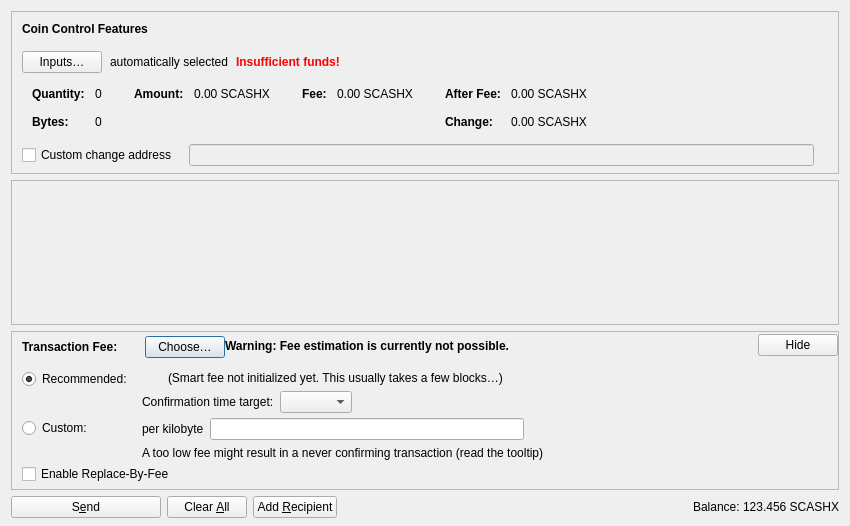
<?xml version="1.0" encoding="UTF-8"?>
<ui version="4.0">
 <class>SendCoinsDialog</class>
 <widget class="QDialog" name="SendCoinsDialog">
  <property name="geometry">
   <rect>
    <x>0</x>
    <y>0</y>
    <width>850</width>
    <height>526</height>
   </rect>
  </property>
  <property name="windowTitle">
   <string>Send Coins</string>
  </property>
  <layout class="QVBoxLayout" name="verticalLayout" stretch="0,1,0,0">
   <property name="bottomMargin">
    <number>8</number>
   </property>
   <item>
    <widget class="QFrame" name="frameCoinControl">
     <property name="sizePolicy">
      <sizepolicy hsizetype="Expanding" vsizetype="Expanding">
       <horstretch>0</horstretch>
       <verstretch>0</verstretch>
      </sizepolicy>
     </property>
     <property name="maximumSize">
      <size>
       <width>16777215</width>
       <height>16777215</height>
      </size>
     </property>
     <property name="frameShape">
      <enum>QFrame::StyledPanel</enum>
     </property>
     <property name="frameShadow">
      <enum>QFrame::Sunken</enum>
     </property>
     <layout class="QVBoxLayout" name="verticalLayoutCoinControl2">
      <property name="spacing">
       <number>0</number>
      </property>
      <property name="leftMargin">
       <number>0</number>
      </property>
      <property name="topMargin">
       <number>0</number>
      </property>
      <property name="rightMargin">
       <number>0</number>
      </property>
      <property name="bottomMargin">
       <number>6</number>
      </property>
      <item>
       <layout class="QVBoxLayout" name="verticalLayoutCoinControl" stretch="0,0,0,0,1">
        <property name="spacing">
         <number>0</number>
        </property>
        <property name="leftMargin">
         <number>10</number>
        </property>
        <property name="topMargin">
         <number>10</number>
        </property>
        <item>
         <layout class="QHBoxLayout" name="horizontalLayoutCoinControl1">
          <property name="bottomMargin">
           <number>15</number>
          </property>
          <item>
           <widget class="QLabel" name="labelCoinControlFeatures">
            <property name="sizePolicy">
             <sizepolicy hsizetype="Preferred" vsizetype="Maximum">
              <horstretch>0</horstretch>
              <verstretch>0</verstretch>
             </sizepolicy>
            </property>
            <property name="font">
             <font>
              <weight>75</weight>
              <bold>true</bold>
             </font>
            </property>
            <property name="styleSheet">
             <string notr="true">font-weight:bold;</string>
            </property>
            <property name="text">
             <string>Coin Control Features</string>
            </property>
           </widget>
          </item>
         </layout>
        </item>
        <item>
         <layout class="QHBoxLayout" name="horizontalLayoutCoinControl2" stretch="0,0,0,0">
          <property name="spacing">
           <number>8</number>
          </property>
          <property name="bottomMargin">
           <number>10</number>
          </property>
          <item>
           <widget class="QPushButton" name="pushButtonCoinControl">
            <property name="styleSheet">
             <string notr="true"/>
            </property>
            <property name="text">
             <string>Inputs…</string>
            </property>
            <property name="autoDefault">
             <bool>false</bool>
            </property>
           </widget>
          </item>
          <item>
           <widget class="QLabel" name="labelCoinControlAutomaticallySelected">
            <property name="text">
             <string>automatically selected</string>
            </property>
            <property name="margin">
             <number>5</number>
            </property>
           </widget>
          </item>
          <item>
           <widget class="QLabel" name="labelCoinControlInsuffFunds">
            <property name="font">
             <font>
              <weight>75</weight>
              <bold>true</bold>
             </font>
            </property>
            <property name="styleSheet">
             <string notr="true">color:red;font-weight:bold;</string>
            </property>
            <property name="text">
             <string>Insufficient funds!</string>
            </property>
            <property name="margin">
             <number>5</number>
            </property>
           </widget>
          </item>
          <item>
           <spacer name="horizontalSpacerCoinControl">
            <property name="orientation">
             <enum>Qt::Horizontal</enum>
            </property>
            <property name="sizeHint" stdset="0">
             <size>
              <width>40</width>
              <height>1</height>
             </size>
            </property>
           </spacer>
          </item>
         </layout>
        </item>
        <item>
         <widget class="QWidget" name="widgetCoinControl" native="true">
          <property name="sizePolicy">
           <sizepolicy hsizetype="Preferred" vsizetype="Preferred">
            <horstretch>0</horstretch>
            <verstretch>0</verstretch>
           </sizepolicy>
          </property>
          <property name="minimumSize">
           <size>
            <width>0</width>
            <height>0</height>
           </size>
          </property>
          <property name="styleSheet">
           <string notr="true"/>
          </property>
          <layout class="QHBoxLayout" name="horizontalLayoutCoinControl5">
           <property name="leftMargin">
            <number>0</number>
           </property>
           <property name="topMargin">
            <number>0</number>
           </property>
           <property name="rightMargin">
            <number>0</number>
           </property>
           <property name="bottomMargin">
            <number>0</number>
           </property>
           <item>
            <layout class="QHBoxLayout" name="horizontalLayoutCoinControl3" stretch="0,0,0,1">
             <property name="spacing">
              <number>20</number>
             </property>
             <property name="topMargin">
              <number>0</number>
             </property>
             <property name="bottomMargin">
              <number>10</number>
             </property>
             <item>
              <layout class="QFormLayout" name="formLayoutCoinControl1">
               <property name="labelAlignment">
                <set>Qt::AlignLeft|Qt::AlignVCenter</set>
               </property>
               <property name="horizontalSpacing">
                <number>10</number>
               </property>
               <property name="verticalSpacing">
                <number>14</number>
               </property>
               <property name="leftMargin">
                <number>10</number>
               </property>
               <property name="topMargin">
                <number>4</number>
               </property>
               <property name="rightMargin">
                <number>6</number>
               </property>
               <item row="0" column="0">
                <widget class="QLabel" name="labelCoinControlQuantityText">
                 <property name="font">
                  <font>
                   <weight>75</weight>
                   <bold>true</bold>
                  </font>
                 </property>
                 <property name="text">
                  <string>Quantity:</string>
                 </property>
                 <property name="margin">
                  <number>0</number>
                 </property>
                </widget>
               </item>
               <item row="0" column="1">
                <widget class="QLabel" name="labelCoinControlQuantity">
                 <property name="cursor">
                  <cursorShape>IBeamCursor</cursorShape>
                 </property>
                 <property name="contextMenuPolicy">
                  <enum>Qt::ActionsContextMenu</enum>
                 </property>
                 <property name="text">
                  <string notr="true">0</string>
                 </property>
                 <property name="margin">
                  <number>0</number>
                 </property>
                 <property name="textInteractionFlags">
                  <set>Qt::LinksAccessibleByMouse|Qt::TextSelectableByKeyboard|Qt::TextSelectableByMouse</set>
                 </property>
                </widget>
               </item>
               <item row="1" column="0">
                <widget class="QLabel" name="labelCoinControlBytesText">
                 <property name="font">
                  <font>
                   <weight>75</weight>
                   <bold>true</bold>
                  </font>
                 </property>
                 <property name="text">
                  <string>Bytes:</string>
                 </property>
                </widget>
               </item>
               <item row="1" column="1">
                <widget class="QLabel" name="labelCoinControlBytes">
                 <property name="cursor">
                  <cursorShape>IBeamCursor</cursorShape>
                 </property>
                 <property name="contextMenuPolicy">
                  <enum>Qt::ActionsContextMenu</enum>
                 </property>
                 <property name="text">
                  <string notr="true">0</string>
                 </property>
                 <property name="textInteractionFlags">
                  <set>Qt::LinksAccessibleByMouse|Qt::TextSelectableByKeyboard|Qt::TextSelectableByMouse</set>
                 </property>
                </widget>
               </item>
              </layout>
             </item>
             <item>
              <layout class="QFormLayout" name="formLayoutCoinControl2">
               <property name="horizontalSpacing">
                <number>10</number>
               </property>
               <property name="verticalSpacing">
                <number>14</number>
               </property>
               <property name="leftMargin">
                <number>6</number>
               </property>
               <property name="topMargin">
                <number>4</number>
               </property>
               <property name="rightMargin">
                <number>6</number>
               </property>
               <item row="0" column="0">
                <widget class="QLabel" name="labelCoinControlAmountText">
                 <property name="font">
                  <font>
                   <weight>75</weight>
                   <bold>true</bold>
                  </font>
                 </property>
                 <property name="text">
                  <string>Amount:</string>
                 </property>
                 <property name="margin">
                  <number>0</number>
                 </property>
                </widget>
               </item>
               <item row="0" column="1">
                <widget class="QLabel" name="labelCoinControlAmount">
                 <property name="cursor">
                  <cursorShape>IBeamCursor</cursorShape>
                 </property>
                 <property name="contextMenuPolicy">
                  <enum>Qt::ActionsContextMenu</enum>
                 </property>
                 <property name="text">
                  <string notr="true">0.00 SCASHX</string>
                 </property>
                 <property name="textInteractionFlags">
                  <set>Qt::LinksAccessibleByMouse|Qt::TextSelectableByKeyboard|Qt::TextSelectableByMouse</set>
                 </property>
                </widget>
               </item>
              </layout>
             </item>
             <item>
              <layout class="QFormLayout" name="formLayoutCoinControl3">
               <property name="horizontalSpacing">
                <number>10</number>
               </property>
               <property name="verticalSpacing">
                <number>14</number>
               </property>
               <property name="leftMargin">
                <number>6</number>
               </property>
               <property name="topMargin">
                <number>4</number>
               </property>
               <property name="rightMargin">
                <number>6</number>
               </property>
               <item row="0" column="0">
                <widget class="QLabel" name="labelCoinControlFeeText">
                 <property name="font">
                  <font>
                   <weight>75</weight>
                   <bold>true</bold>
                  </font>
                 </property>
                 <property name="text">
                  <string>Fee:</string>
                 </property>
                 <property name="margin">
                  <number>0</number>
                 </property>
                </widget>
               </item>
               <item row="0" column="1">
                <widget class="QLabel" name="labelCoinControlFee">
                 <property name="cursor">
                  <cursorShape>IBeamCursor</cursorShape>
                 </property>
                 <property name="contextMenuPolicy">
                  <enum>Qt::ActionsContextMenu</enum>
                 </property>
                 <property name="text">
                  <string notr="true">0.00 SCASHX</string>
                 </property>
                 <property name="textInteractionFlags">
                  <set>Qt::LinksAccessibleByMouse|Qt::TextSelectableByKeyboard|Qt::TextSelectableByMouse</set>
                 </property>
                </widget>
               </item>
              </layout>
             </item>
             <item>
              <layout class="QFormLayout" name="formLayoutCoinControl4">
               <property name="labelAlignment">
                <set>Qt::AlignLeft|Qt::AlignVCenter</set>
               </property>
               <property name="horizontalSpacing">
                <number>10</number>
               </property>
               <property name="verticalSpacing">
                <number>14</number>
               </property>
               <property name="leftMargin">
                <number>6</number>
               </property>
               <property name="topMargin">
                <number>4</number>
               </property>
               <property name="rightMargin">
                <number>6</number>
               </property>
               <item row="0" column="0">
                <widget class="QLabel" name="labelCoinControlAfterFeeText">
                 <property name="font">
                  <font>
                   <weight>75</weight>
                   <bold>true</bold>
                  </font>
                 </property>
                 <property name="text">
                  <string>After Fee:</string>
                 </property>
                 <property name="margin">
                  <number>0</number>
                 </property>
                </widget>
               </item>
               <item row="0" column="1">
                <widget class="QLabel" name="labelCoinControlAfterFee">
                 <property name="cursor">
                  <cursorShape>IBeamCursor</cursorShape>
                 </property>
                 <property name="contextMenuPolicy">
                  <enum>Qt::ActionsContextMenu</enum>
                 </property>
                 <property name="text">
                  <string notr="true">0.00 SCASHX</string>
                 </property>
                 <property name="textInteractionFlags">
                  <set>Qt::LinksAccessibleByMouse|Qt::TextSelectableByKeyboard|Qt::TextSelectableByMouse</set>
                 </property>
                </widget>
               </item>
               <item row="1" column="0">
                <widget class="QLabel" name="labelCoinControlChangeText">
                 <property name="font">
                  <font>
                   <weight>75</weight>
                   <bold>true</bold>
                  </font>
                 </property>
                 <property name="text">
                  <string>Change:</string>
                 </property>
                </widget>
               </item>
               <item row="1" column="1">
                <widget class="QLabel" name="labelCoinControlChange">
                 <property name="cursor">
                  <cursorShape>IBeamCursor</cursorShape>
                 </property>
                 <property name="contextMenuPolicy">
                  <enum>Qt::ActionsContextMenu</enum>
                 </property>
                 <property name="text">
                  <string notr="true">0.00 SCASHX</string>
                 </property>
                 <property name="textInteractionFlags">
                  <set>Qt::LinksAccessibleByMouse|Qt::TextSelectableByKeyboard|Qt::TextSelectableByMouse</set>
                 </property>
                </widget>
               </item>
              </layout>
             </item>
            </layout>
           </item>
          </layout>
         </widget>
        </item>
        <item>
         <layout class="QHBoxLayout" name="horizontalLayoutCoinControl4" stretch="0,0,0">
          <property name="spacing">
           <number>12</number>
          </property>
          <property name="sizeConstraint">
           <enum>QLayout::SetDefaultConstraint</enum>
          </property>
          <property name="topMargin">
           <number>5</number>
          </property>
          <property name="rightMargin">
           <number>5</number>
          </property>
          <item>
           <widget class="QCheckBox" name="checkBoxCoinControlChange">
            <property name="toolTip">
             <string>If this is activated, but the change address is empty or invalid, change will be sent to a newly generated address.</string>
            </property>
            <property name="text">
             <string>Custom change address</string>
            </property>
           </widget>
          </item>
          <item>
           <widget class="QValidatedLineEdit" name="lineEditCoinControlChange">
            <property name="enabled">
             <bool>false</bool>
            </property>
            <property name="sizePolicy">
             <sizepolicy hsizetype="Expanding" vsizetype="Fixed">
              <horstretch>0</horstretch>
              <verstretch>0</verstretch>
             </sizepolicy>
            </property>
           </widget>
          </item>
          <item>
           <widget class="QLabel" name="labelCoinControlChangeLabel">
            <property name="sizePolicy">
             <sizepolicy hsizetype="Preferred" vsizetype="Expanding">
              <horstretch>0</horstretch>
              <verstretch>0</verstretch>
             </sizepolicy>
            </property>
            <property name="minimumSize">
             <size>
              <width>0</width>
              <height>0</height>
             </size>
            </property>
            <property name="text">
             <string/>
            </property>
            <property name="margin">
             <number>3</number>
            </property>
           </widget>
          </item>
         </layout>
        </item>
        <item>
         <spacer name="verticalSpacerCoinControl">
          <property name="orientation">
           <enum>Qt::Vertical</enum>
          </property>
          <property name="sizeHint" stdset="0">
           <size>
            <width>800</width>
            <height>1</height>
           </size>
          </property>
         </spacer>
        </item>
       </layout>
      </item>
     </layout>
    </widget>
   </item>
   <item>
    <widget class="QScrollArea" name="scrollArea">
     <property name="widgetResizable">
      <bool>true</bool>
     </property>
     <widget class="QWidget" name="scrollAreaWidgetContents">
      <property name="geometry">
       <rect>
        <x>0</x>
        <y>0</y>
        <width>830</width>
        <height>104</height>
       </rect>
      </property>
      <layout class="QVBoxLayout" name="verticalLayout_2" stretch="0,1">
       <property name="leftMargin">
        <number>0</number>
       </property>
       <property name="topMargin">
        <number>0</number>
       </property>
       <property name="rightMargin">
        <number>0</number>
       </property>
       <property name="bottomMargin">
        <number>0</number>
       </property>
       <item>
        <layout class="QVBoxLayout" name="entries">
         <property name="spacing">
          <number>6</number>
         </property>
        </layout>
       </item>
       <item>
        <spacer name="verticalSpacer">
         <property name="orientation">
          <enum>Qt::Vertical</enum>
         </property>
         <property name="sizeHint" stdset="0">
          <size>
           <width>20</width>
           <height>40</height>
          </size>
         </property>
        </spacer>
       </item>
      </layout>
     </widget>
    </widget>
   </item>
   <item>
    <widget class="QFrame" name="frameFee">
     <property name="sizePolicy">
      <sizepolicy hsizetype="Expanding" vsizetype="Expanding">
       <horstretch>0</horstretch>
       <verstretch>0</verstretch>
      </sizepolicy>
     </property>
     <property name="maximumSize">
      <size>
       <width>16777215</width>
       <height>16777215</height>
      </size>
     </property>
     <property name="frameShape">
      <enum>QFrame::StyledPanel</enum>
     </property>
     <property name="frameShadow">
      <enum>QFrame::Sunken</enum>
     </property>
     <layout class="QVBoxLayout" name="verticalLayoutFee1">
      <property name="spacing">
       <number>0</number>
      </property>
      <property name="leftMargin">
       <number>0</number>
      </property>
      <property name="topMargin">
       <number>0</number>
      </property>
      <property name="rightMargin">
       <number>0</number>
      </property>
      <property name="bottomMargin">
       <number>0</number>
      </property>
      <item>
       <layout class="QVBoxLayout" name="verticalLayoutFee2" stretch="0,0,0">
        <property name="spacing">
         <number>0</number>
        </property>
        <property name="leftMargin">
         <number>10</number>
        </property>
        <property name="topMargin">
         <number>0</number>
        </property>
        <item>
         <layout class="QHBoxLayout" name="horizontalLayoutFee1">
          <property name="bottomMargin">
           <number>0</number>
          </property>
          <item>
           <layout class="QVBoxLayout" name="verticalLayoutFee7">
            <property name="spacing">
             <number>0</number>
            </property>
            <item>
             <spacer name="verticalSpacerSmartFee">
              <property name="orientation">
               <enum>Qt::Vertical</enum>
              </property>
              <property name="sizeType">
               <enum>QSizePolicy::Fixed</enum>
              </property>
              <property name="sizeHint" stdset="0">
               <size>
                <width>1</width>
                <height>4</height>
               </size>
              </property>
             </spacer>
            </item>
            <item>
             <layout class="QHBoxLayout" name="horizontalLayoutSmartFee">
              <property name="spacing">
               <number>10</number>
              </property>
              <item>
               <widget class="QLabel" name="labelFeeHeadline">
                <property name="sizePolicy">
                 <sizepolicy hsizetype="Preferred" vsizetype="Maximum">
                  <horstretch>0</horstretch>
                  <verstretch>0</verstretch>
                 </sizepolicy>
                </property>
                <property name="font">
                 <font>
                  <weight>75</weight>
                  <bold>true</bold>
                 </font>
                </property>
                <property name="styleSheet">
                 <string notr="true">font-weight:bold;</string>
                </property>
                <property name="text">
                 <string>Transaction Fee:</string>
                </property>
               </widget>
              </item>
              <item>
               <widget class="QLabel" name="labelFeeMinimized">
                <property name="text">
                 <string/>
                </property>
               </widget>
              </item>
              <item>
               <widget class="QPushButton" name="buttonChooseFee">
                <property name="text">
                 <string>Choose…</string>
                </property>
               </widget>
              </item>
             </layout>
            </item>
            <item>
             <spacer name="verticalSpacer_5">
              <property name="orientation">
               <enum>Qt::Vertical</enum>
              </property>
              <property name="sizeHint" stdset="0">
               <size>
                <width>1</width>
                <height>1</height>
               </size>
              </property>
             </spacer>
            </item>
           </layout>
          </item>
          <item>
           <widget class="QLabel" name="fallbackFeeWarningLabel">
            <property name="toolTip">
             <string>Using the fallbackfee can result in sending a transaction that will take several hours or days (or never) to confirm. Consider choosing your fee manually or wait until you have validated the complete chain.</string>
            </property>
            <property name="font">
            <font>
                <weight>75</weight>
                <bold>true</bold>
            </font>
            </property>
            <property name="text">
             <string>Warning: Fee estimation is currently not possible.</string>
            </property>
            <property name="wordWrap">
             <bool>false</bool>
            </property>
           </widget>
          </item>
          <item>
           <spacer name="horizontalSpacer_4">
            <property name="orientation">
             <enum>Qt::Horizontal</enum>
            </property>
            <property name="sizeType">
             <enum>QSizePolicy::MinimumExpanding</enum>
            </property>
            <property name="sizeHint" stdset="0">
             <size>
              <width>40</width>
              <height>20</height>
             </size>
            </property>
           </spacer>
          </item>
          <item>
           <widget class="QPushButton" name="buttonMinimizeFee">
            <property name="toolTip">
             <string>Hide transaction fee settings</string>
            </property>
            <property name="text">
             <string>Hide</string>
            </property>
           </widget>
          </item>
         </layout>
        </item>
        <item>
         <widget class="QFrame" name="frameFeeSelection">
          <layout class="QVBoxLayout" name="verticalLayoutFee12">
           <property name="spacing">
            <number>0</number>
           </property>
           <property name="leftMargin">
            <number>0</number>
           </property>
           <property name="topMargin">
            <number>0</number>
           </property>
           <property name="rightMargin">
            <number>0</number>
           </property>
           <property name="bottomMargin">
            <number>0</number>
           </property>
           <item>
            <layout class="QGridLayout" name="gridLayoutFee">
             <property name="topMargin">
              <number>10</number>
             </property>
             <property name="bottomMargin">
              <number>4</number>
             </property>
             <property name="horizontalSpacing">
              <number>10</number>
             </property>
             <property name="verticalSpacing">
              <number>4</number>
             </property>
             <item row="1" column="1">
              <layout class="QVBoxLayout" name="verticalLayoutFee8">
               <property name="spacing">
                <number>6</number>
               </property>
               <item>
                <layout class="QHBoxLayout" name="horizontalLayoutFee13">
                 <item>
                  <widget class="QLabel" name="labelCustomPerKilobyte">
                   <property name="toolTip">
                    <string>Specify a custom fee per kB (1,000 bytes) of the transaction's virtual size.

Note:  Since the fee is calculated on a per-byte basis, a fee rate of "100 satoshis per kvB" for a transaction size of 500 virtual bytes (half of 1 kvB) would ultimately yield a fee of only 50 satoshis.</string>
                   </property>
                   <property name="text">
                    <string>per kilobyte</string>
                   </property>
                  </widget>
                 </item>
                 <item>
                  <widget class="BitcoinAmountField" name="customFee"/>
                 </item>
                 <item>
                  <spacer name="horizontalSpacer_6">
                   <property name="orientation">
                    <enum>Qt::Horizontal</enum>
                   </property>
                   <property name="sizeHint" stdset="0">
                    <size>
                     <width>1</width>
                     <height>1</height>
                    </size>
                   </property>
                  </spacer>
                 </item>
                </layout>
               </item>
               <item>
                <layout class="QHBoxLayout" name="horizontalLayoutFee8">
                 <item>
                  <widget class="QLabel" name="labelCustomFeeWarning">
                   <property name="enabled">
                    <bool>true</bool>
                   </property>
                   <property name="toolTip">
                    <string>When there is less transaction volume than space in the blocks, miners as well as relaying nodes may enforce a minimum fee. Paying only this minimum fee is just fine, but be aware that this can result in a never confirming transaction once there is more demand for bitcoin transactions than the network can process.</string>
                   </property>
                   <property name="text">
                    <string>A too low fee might result in a never confirming transaction (read the tooltip)</string>
                   </property>
                  </widget>
                 </item>
                 <item>
                  <spacer name="horizontalSpacer_2">
                   <property name="orientation">
                    <enum>Qt::Horizontal</enum>
                   </property>
                   <property name="sizeHint" stdset="0">
                    <size>
                     <width>1</width>
                     <height>1</height>
                    </size>
                   </property>
                  </spacer>
                 </item>
                </layout>
               </item>
              </layout>
             </item>
             <item row="0" column="0">
              <layout class="QVBoxLayout" name="verticalLayoutFee4" stretch="0,1">
               <item>
                <widget class="QRadioButton" name="radioSmartFee">
                 <property name="text">
                  <string>Recommended:</string>
                 </property>
                 <property name="checked">
                  <bool>true</bool>
                 </property>
                 <attribute name="buttonGroup">
                  <string notr="true">groupFee</string>
                 </attribute>
                </widget>
               </item>
               <item>
                <spacer name="verticalSpacer_2">
                 <property name="orientation">
                  <enum>Qt::Vertical</enum>
                 </property>
                 <property name="sizeHint" stdset="0">
                  <size>
                   <width>1</width>
                   <height>1</height>
                  </size>
                 </property>
                </spacer>
               </item>
              </layout>
             </item>
             <item row="1" column="0">
              <layout class="QVBoxLayout" name="verticalLayoutFee9" stretch="0,1">
               <item>
                <widget class="QRadioButton" name="radioCustomFee">
                 <property name="text">
                  <string>Custom:</string>
                 </property>
                 <attribute name="buttonGroup">
                  <string notr="true">groupFee</string>
                 </attribute>
                </widget>
               </item>
               <item>
                <spacer name="verticalSpacer_6">
                 <property name="orientation">
                  <enum>Qt::Vertical</enum>
                 </property>
                 <property name="sizeHint" stdset="0">
                  <size>
                   <width>1</width>
                   <height>1</height>
                  </size>
                 </property>
                </spacer>
               </item>
              </layout>
             </item>
             <item row="0" column="1">
              <layout class="QVBoxLayout" name="verticalLayoutFee3" stretch="0,0,1">
               <property name="spacing">
                <number>6</number>
               </property>
               <property name="topMargin">
                <number>2</number>
               </property>
               <item>
                <layout class="QHBoxLayout" name="horizontalLayoutFee12">
                 <item>
                  <widget class="QLabel" name="labelSmartFee">
                   <property name="text">
                    <string/>
                   </property>
                  </widget>
                 </item>
                 <item>
                  <widget class="QLabel" name="labelFeeEstimation">
                   <property name="text">
                    <string/>
                   </property>
                  </widget>
                 </item>
                 <item>
                  <widget class="QLabel" name="labelSmartFee2">
                   <property name="text">
                    <string>(Smart fee not initialized yet. This usually takes a few blocks…)</string>
                   </property>
                  </widget>
                 </item>
                 <item>
                  <spacer name="horizontalSpacer_5">
                   <property name="orientation">
                    <enum>Qt::Horizontal</enum>
                   </property>
                   <property name="sizeHint" stdset="0">
                    <size>
                     <width>1</width>
                     <height>1</height>
                    </size>
                   </property>
                  </spacer>
                 </item>
                </layout>
               </item>
               <item>
                <layout class="QHBoxLayout" name="horizontalLayoutFee9">
                 <item>
                  <layout class="QVBoxLayout" name="verticalLayoutFee6">
                   <item>
                    <widget class="QLabel" name="labelSmartFee3">
                     <property name="text">
                      <string>Confirmation time target:</string>
                     </property>
                    </widget>
                   </item>
                  </layout>
                 </item>
                 <item>
                  <layout class="QVBoxLayout" name="verticalLayoutFee5">
                   <property name="rightMargin">
                    <number>30</number>
                   </property>
                   <item>
                    <layout class="QHBoxLayout" name="horizontalLayoutConfTarget">
                     <property name="bottomMargin">
                      <number>0</number>
                     </property>
                     <item>
                      <widget class="QComboBox" name="confTargetSelector"/>
                     </item>
                     <item>
                      <spacer name="horizontalSpacerConfTarget">
                       <property name="orientation">
                        <enum>Qt::Horizontal</enum>
                       </property>
                       <property name="sizeHint" stdset="0">
                        <size>
                         <width>40</width>
                         <height>20</height>
                        </size>
                       </property>
                      </spacer>
                     </item>
                    </layout>
                   </item>
                  </layout>
                 </item>
                </layout>
               </item>
               <item>
                <spacer name="verticalSpacer_4">
                 <property name="orientation">
                  <enum>Qt::Vertical</enum>
                 </property>
                 <property name="sizeHint" stdset="0">
                  <size>
                   <width>1</width>
                   <height>1</height>
                  </size>
                 </property>
                </spacer>
               </item>
              </layout>
             </item>
            </layout>
           </item>
           <item>
            <widget class="QCheckBox" name="optInRBF">
             <property name="text">
              <string>Enable Replace-By-Fee</string>
             </property>
             <property name="toolTip">
              <string>With Replace-By-Fee (BIP-125) you can increase a transaction's fee after it is sent. Without this, a higher fee may be recommended to compensate for increased transaction delay risk.</string>
             </property>
            </widget>
           </item>
          </layout>
         </widget>
        </item>
        <item>
         <spacer name="verticalSpacerFee">
          <property name="orientation">
           <enum>Qt::Vertical</enum>
          </property>
          <property name="sizeHint" stdset="0">
           <size>
            <width>40</width>
            <height>5</height>
           </size>
          </property>
         </spacer>
        </item>
       </layout>
      </item>
     </layout>
    </widget>
   </item>
   <item>
    <layout class="QHBoxLayout" name="horizontalLayout">
     <item>
      <widget class="QPushButton" name="sendButton">
       <property name="minimumSize">
        <size>
         <width>150</width>
         <height>0</height>
        </size>
       </property>
       <property name="toolTip">
        <string>Confirm the send action</string>
       </property>
       <property name="text">
        <string>S&amp;end</string>
       </property>
       <property name="icon">
        <iconset resource="../bitcoin.qrc">
         <normaloff>:/icons/send</normaloff>:/icons/send</iconset>
       </property>
       <property name="autoDefault">
        <bool>false</bool>
       </property>
       <property name="default">
        <bool>false</bool>
       </property>
      </widget>
     </item>
     <item>
      <widget class="QPushButton" name="clearButton">
       <property name="sizePolicy">
        <sizepolicy hsizetype="Minimum" vsizetype="Fixed">
         <horstretch>0</horstretch>
         <verstretch>0</verstretch>
        </sizepolicy>
       </property>
       <property name="toolTip">
        <string>Clear all fields of the form.</string>
       </property>
       <property name="text">
        <string>Clear &amp;All</string>
       </property>
       <property name="icon">
        <iconset resource="../bitcoin.qrc">
         <normaloff>:/icons/remove</normaloff>:/icons/remove</iconset>
       </property>
       <property name="autoDefault">
        <bool>false</bool>
       </property>
      </widget>
     </item>
     <item>
      <widget class="QPushButton" name="addButton">
       <property name="toolTip">
        <string>Send to multiple recipients at once</string>
       </property>
       <property name="text">
        <string>Add &amp;Recipient</string>
       </property>
       <property name="icon">
        <iconset resource="../bitcoin.qrc">
         <normaloff>:/icons/add</normaloff>:/icons/add</iconset>
       </property>
       <property name="autoDefault">
        <bool>false</bool>
       </property>
      </widget>
     </item>
     <item>
      <spacer name="horizontalSpacer">
       <property name="orientation">
        <enum>Qt::Horizontal</enum>
       </property>
       <property name="sizeHint" stdset="0">
        <size>
         <width>40</width>
         <height>20</height>
        </size>
       </property>
      </spacer>
     </item>
     <item>
      <layout class="QHBoxLayout" name="horizontalLayout_2">
       <property name="spacing">
        <number>3</number>
       </property>
       <item>
        <widget class="QLabel" name="labelBalanceName">
         <property name="sizePolicy">
          <sizepolicy hsizetype="Preferred" vsizetype="Fixed">
           <horstretch>0</horstretch>
           <verstretch>0</verstretch>
          </sizepolicy>
         </property>
         <property name="text">
          <string>Balance:</string>
         </property>
        </widget>
       </item>
       <item>
        <widget class="QLabel" name="labelBalance">
         <property name="sizePolicy">
          <sizepolicy hsizetype="Preferred" vsizetype="Fixed">
           <horstretch>0</horstretch>
           <verstretch>0</verstretch>
          </sizepolicy>
         </property>
         <property name="cursor">
          <cursorShape>IBeamCursor</cursorShape>
         </property>
         <property name="text">
          <string notr="true">123.456 SCASHX</string>
         </property>
         <property name="textInteractionFlags">
          <set>Qt::LinksAccessibleByMouse|Qt::TextSelectableByKeyboard|Qt::TextSelectableByMouse</set>
         </property>
        </widget>
       </item>
      </layout>
     </item>
    </layout>
   </item>
  </layout>
 </widget>
 <customwidgets>
  <customwidget>
   <class>QValidatedLineEdit</class>
   <extends>QLineEdit</extends>
   <header>qt/qvalidatedlineedit.h</header>
  </customwidget>
  <customwidget>
   <class>BitcoinAmountField</class>
   <extends>QLineEdit</extends>
   <header>qt/bitcoinamountfield.h</header>
   <container>1</container>
  </customwidget>
 </customwidgets>
 <resources>
  <include location="../bitcoin.qrc"/>
 </resources>
 <connections/>
 <buttongroups>
  <buttongroup name="groupFee"/>
 </buttongroups>
</ui>
